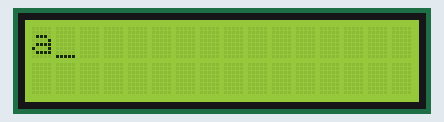
Simulated run of this sketch. Board: Arduino Uno, built with avr-gcc and run on an emulated ATmega328P. Shown: 16×2 character LCD.

Above: at 0.1 s.
At 4.1 s:
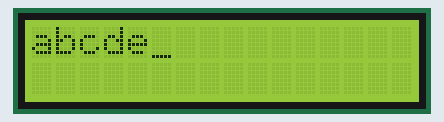
At 9.1 s:
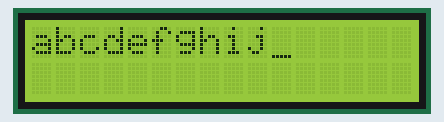
At 19.1 s:
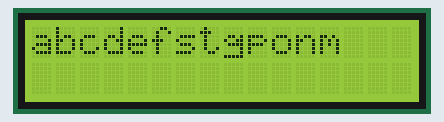
At 28.1 s:
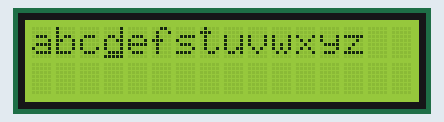
At 38.1 s:
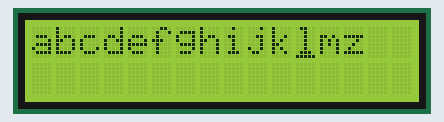

Measured:
- what the display in image 1 shows lasts 1.0 s, from 4.1 s to 5.1 s

The sketch:

TextDirection.ino
```cpp
// include the library code:
#include <LiquidCrystal.h>

// initialize the library with the numbers of the interface pins
LiquidCrystal lcd(12, 11, 5, 4, 3, 2);

int thisChar = 'a';

void setup() {
  // set up the LCD's number of columns and rows:
  lcd.begin(16, 2);
  // turn on the cursor:
  lcd.cursor();
}

void loop() {
  // reverse directions at 'm':
  if (thisChar == 'm') {
    // go right for the next letter
    lcd.rightToLeft();
  }
  // reverse again at 's':
  if (thisChar == 's') {
    // go left for the next letter
    lcd.leftToRight();
  }
  // reset at 'z':
  if (thisChar > 'z') {
    // go to (0,0):
    lcd.home();
    // start again at 0
    thisChar = 'a';
  }
  // print the character
  lcd.write(thisChar);
  // wait a second:
  delay(1000);
  // increment the letter:
  thisChar++;
}
```
